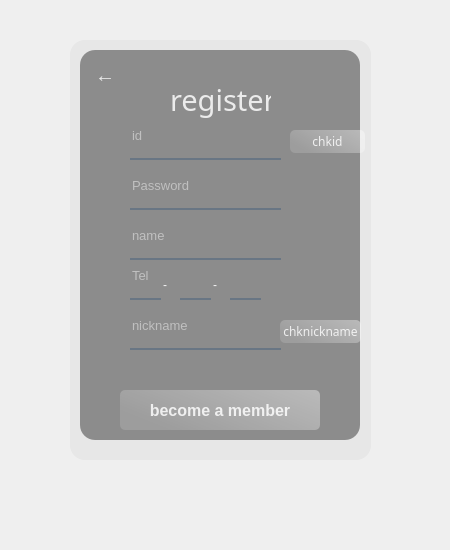
<?xml version="1.0" encoding="UTF-8"?>
<ui version="4.0">
 <class>Form</class>
 <widget class="QWidget" name="Form">
  <property name="geometry">
   <rect>
    <x>0</x>
    <y>0</y>
    <width>450</width>
    <height>550</height>
   </rect>
  </property>
  <property name="windowTitle">
   <string>Form</string>
  </property>
  <widget class="QWidget" name="widget" native="true">
   <property name="geometry">
    <rect>
     <x>30</x>
     <y>30</y>
     <width>370</width>
     <height>480</height>
    </rect>
   </property>
   <property name="styleSheet">
    <string notr="true">QPushButton#joinbtn{
	background-color: qlineargradient(spread:pad, x1:0, y1:0.505682, x2:1, y2:0, stop:0 rgba(255, 255, 255, 0.15), stop:1 rgba(255, 255, 255, 0.4));
	color:rgba(255,255,255,210);
	border-radius:5px;
}
QPushButton#joinbtn:hover{
	background-color: qlineargradient(spread:pad, x1:0, y1:0.505682, x2:1, y2:0, stop:0 rgba(255, 255, 255, 0.3), stop:1 rgba(255, 255, 255, 0.4));
}
QPushButton#joinbtn:pressed{
	padding-left:5px;
	padding-top:5px;
	background-color:rgba(105,118,132,200);
}
QPushButton#chkid{
	background-color: qlineargradient(spread:pad, x1:0, y1:0.505682, x2:1, y2:0, stop:0 rgba(255, 255, 255, 0.15), stop:1 rgba(255, 255, 255, 0.4));
	color:rgba(255,255,255,210);
	border-radius:5px;
}
QPushButton#chkid:hover{
	background-color: qlineargradient(spread:pad, x1:0, y1:0.505682, x2:1, y2:0, stop:0 rgba(255, 255, 255, 0.3), stop:1 rgba(255, 255, 255, 0.4));
}
QPushButton#chkid:pressed{
	padding-left:5px;
	padding-top:5px;
	background-color:rgba(105,118,132,200);
}
QPushButton#chknickname{
	background-color: qlineargradient(spread:pad, x1:0, y1:0.505682, x2:1, y2:0, stop:0 rgba(255, 255, 255, 0.15), stop:1 rgba(255, 255, 255, 0.4));
	color:rgba(255,255,255,210);
	border-radius:5px;
}
QPushButton#chknickname:hover{
	background-color: qlineargradient(spread:pad, x1:0, y1:0.505682, x2:1, y2:0, stop:0 rgba(255, 255, 255, 0.3), stop:1 rgba(255, 255, 255, 0.4));
}
QPushButton#chknickname:pressed{
	padding-left:5px;
	padding-top:5px;
	background-color:rgba(105,118,132,200);
}
QPushButton#backbtn{
	background-color: rgba(0,0,0,0);
	color:rgba(255,255,255,210);
	border-radius:5px;
}
QPushButton#backbtn:hover{
	background-color: qlineargradient(spread:pad, x1:0, y1:0.505682, x2:1, y2:0, stop:0 rgba(255, 255, 255, 0.3), stop:1 rgba(255, 255, 255, 0.4));
}
QPushButton#backbtn:pressed{
	padding-left:5px;
	padding-top:5px;
	background-color:rgba(105,118,132,200);
}
</string>
   </property>
   <widget class="QLabel" name="label">
    <property name="geometry">
     <rect>
      <x>40</x>
      <y>10</y>
      <width>300</width>
      <height>420</height>
     </rect>
    </property>
    <property name="styleSheet">
     <string notr="true">border-image: url(:/images/images/register.jpg);
border-radius:20px</string>
    </property>
    <property name="text">
     <string/>
    </property>
   </widget>
   <widget class="QLabel" name="label_2">
    <property name="geometry">
     <rect>
      <x>40</x>
      <y>10</y>
      <width>301</width>
      <height>420</height>
     </rect>
    </property>
    <property name="styleSheet">
     <string notr="true">background-color: qlineargradient(spread:pad, x1:0, y1:0, x2:0, y2:0, stop:0 rgba(0, 0, 0, 9), stop:0.375 rgba(0, 0, 0, 50),stop:0.835226 rgba(0,0,0,75));
border-radius: 15px</string>
    </property>
    <property name="text">
     <string/>
    </property>
   </widget>
   <widget class="QLabel" name="label_3">
    <property name="geometry">
     <rect>
      <x>50</x>
      <y>20</y>
      <width>280</width>
      <height>390</height>
     </rect>
    </property>
    <property name="styleSheet">
     <string notr="true">background-color:rgba(0,0,0,100);
border-radius:15px;</string>
    </property>
    <property name="text">
     <string/>
    </property>
   </widget>
   <widget class="QLabel" name="label_4">
    <property name="geometry">
     <rect>
      <x>140</x>
      <y>50</y>
      <width>101</width>
      <height>40</height>
     </rect>
    </property>
    <property name="font">
     <font>
      <family>Matura MT Script Capitals</family>
      <pointsize>22</pointsize>
      <weight>50</weight>
      <bold>false</bold>
     </font>
    </property>
    <property name="styleSheet">
     <string notr="true">color:rgba(255,255,255,210);</string>
    </property>
    <property name="text">
     <string>register</string>
    </property>
   </widget>
   <widget class="QLineEdit" name="id">
    <property name="geometry">
     <rect>
      <x>100</x>
      <y>90</y>
      <width>151</width>
      <height>40</height>
     </rect>
    </property>
    <property name="font">
     <font>
      <pointsize>10</pointsize>
     </font>
    </property>
    <property name="styleSheet">
     <string notr="true">background-color:rgba(0,0,0,0);
border:none;
border-bottom:2px solid rgba(105,118,132,255);
color:rgba(255,255,255,230);
padding-bottom:7px</string>
    </property>
    <property name="placeholderText">
     <string>id</string>
    </property>
   </widget>
   <widget class="QLineEdit" name="password">
    <property name="geometry">
     <rect>
      <x>100</x>
      <y>140</y>
      <width>151</width>
      <height>40</height>
     </rect>
    </property>
    <property name="font">
     <font>
      <pointsize>10</pointsize>
     </font>
    </property>
    <property name="styleSheet">
     <string notr="true">background-color:rgba(0,0,0,0);
border:none;
border-bottom:2px solid rgba(105,118,132,255);
color:rgba(255,255,255,230);
padding-bottom:7px</string>
    </property>
    <property name="echoMode">
     <enum>QLineEdit::Password</enum>
    </property>
    <property name="placeholderText">
     <string>Password</string>
    </property>
   </widget>
   <widget class="QPushButton" name="joinbtn">
    <property name="geometry">
     <rect>
      <x>90</x>
      <y>360</y>
      <width>200</width>
      <height>40</height>
     </rect>
    </property>
    <property name="font">
     <font>
      <pointsize>12</pointsize>
      <weight>75</weight>
      <bold>true</bold>
     </font>
    </property>
    <property name="styleSheet">
     <string notr="true"/>
    </property>
    <property name="text">
     <string>become a member</string>
    </property>
   </widget>
   <widget class="QLineEdit" name="tel1">
    <property name="geometry">
     <rect>
      <x>100</x>
      <y>230</y>
      <width>31</width>
      <height>40</height>
     </rect>
    </property>
    <property name="font">
     <font>
      <pointsize>10</pointsize>
     </font>
    </property>
    <property name="styleSheet">
     <string notr="true">background-color:rgba(0,0,0,0);
border:none;
border-bottom:2px solid rgba(105,118,132,255);
color:rgba(255,255,255,230);
padding-bottom:7px</string>
    </property>
    <property name="echoMode">
     <enum>QLineEdit::Password</enum>
    </property>
    <property name="placeholderText">
     <string>Tel</string>
    </property>
   </widget>
   <widget class="QLineEdit" name="nickname">
    <property name="geometry">
     <rect>
      <x>100</x>
      <y>280</y>
      <width>151</width>
      <height>40</height>
     </rect>
    </property>
    <property name="font">
     <font>
      <pointsize>10</pointsize>
     </font>
    </property>
    <property name="styleSheet">
     <string notr="true">background-color:rgba(0,0,0,0);
border:none;
border-bottom:2px solid rgba(105,118,132,255);
color:rgba(255,255,255,230);
padding-bottom:7px</string>
    </property>
    <property name="echoMode">
     <enum>QLineEdit::Normal</enum>
    </property>
    <property name="placeholderText">
     <string>nickname</string>
    </property>
   </widget>
   <widget class="QLineEdit" name="tel2">
    <property name="geometry">
     <rect>
      <x>150</x>
      <y>230</y>
      <width>31</width>
      <height>40</height>
     </rect>
    </property>
    <property name="font">
     <font>
      <pointsize>10</pointsize>
     </font>
    </property>
    <property name="styleSheet">
     <string notr="true">background-color:rgba(0,0,0,0);
border:none;
border-bottom:2px solid rgba(105,118,132,255);
color:rgba(255,255,255,230);
padding-bottom:7px</string>
    </property>
    <property name="echoMode">
     <enum>QLineEdit::Normal</enum>
    </property>
    <property name="placeholderText">
     <string/>
    </property>
   </widget>
   <widget class="QLineEdit" name="tel3">
    <property name="geometry">
     <rect>
      <x>200</x>
      <y>230</y>
      <width>31</width>
      <height>40</height>
     </rect>
    </property>
    <property name="font">
     <font>
      <pointsize>10</pointsize>
     </font>
    </property>
    <property name="styleSheet">
     <string notr="true">background-color:rgba(0,0,0,0);
border:none;
border-bottom:2px solid rgba(105,118,132,255);
color:rgba(255,255,255,230);
padding-bottom:7px</string>
    </property>
    <property name="echoMode">
     <enum>QLineEdit::Normal</enum>
    </property>
    <property name="placeholderText">
     <string/>
    </property>
   </widget>
   <widget class="QLabel" name="label_5">
    <property name="geometry">
     <rect>
      <x>130</x>
      <y>250</y>
      <width>16</width>
      <height>16</height>
     </rect>
    </property>
    <property name="styleSheet">
     <string notr="true">background-color:rgba(0,0,0,0);
border:none;

color:rgba(255,255,255,230);
padding-bottom:7px</string>
    </property>
    <property name="text">
     <string>-</string>
    </property>
   </widget>
   <widget class="QLabel" name="label_6">
    <property name="geometry">
     <rect>
      <x>180</x>
      <y>250</y>
      <width>16</width>
      <height>16</height>
     </rect>
    </property>
    <property name="styleSheet">
     <string notr="true">background-color:rgba(0,0,0,0);
border:none;

color:rgba(255,255,255,230);
padding-bottom:7px</string>
    </property>
    <property name="text">
     <string>-</string>
    </property>
   </widget>
   <widget class="QPushButton" name="chkid">
    <property name="geometry">
     <rect>
      <x>260</x>
      <y>100</y>
      <width>75</width>
      <height>23</height>
     </rect>
    </property>
    <property name="font">
     <font>
      <family>Arial Rounded MT Bold</family>
      <weight>50</weight>
      <bold>false</bold>
     </font>
    </property>
    <property name="text">
     <string>chkid</string>
    </property>
   </widget>
   <widget class="QPushButton" name="chknickname">
    <property name="geometry">
     <rect>
      <x>250</x>
      <y>290</y>
      <width>81</width>
      <height>23</height>
     </rect>
    </property>
    <property name="font">
     <font>
      <family>Arial Rounded MT Bold</family>
      <weight>50</weight>
      <bold>false</bold>
     </font>
    </property>
    <property name="text">
     <string>chknickname</string>
    </property>
   </widget>
   <widget class="QLineEdit" name="name">
    <property name="geometry">
     <rect>
      <x>100</x>
      <y>190</y>
      <width>151</width>
      <height>40</height>
     </rect>
    </property>
    <property name="font">
     <font>
      <pointsize>10</pointsize>
     </font>
    </property>
    <property name="styleSheet">
     <string notr="true">background-color:rgba(0,0,0,0);
border:none;
border-bottom:2px solid rgba(105,118,132,255);
color:rgba(255,255,255,230);
padding-bottom:7px</string>
    </property>
    <property name="echoMode">
     <enum>QLineEdit::Normal</enum>
    </property>
    <property name="placeholderText">
     <string>name</string>
    </property>
   </widget>
   <widget class="QPushButton" name="backbtn">
    <property name="geometry">
     <rect>
      <x>60</x>
      <y>30</y>
      <width>30</width>
      <height>30</height>
     </rect>
    </property>
    <property name="maximumSize">
     <size>
      <width>30</width>
      <height>30</height>
     </size>
    </property>
    <property name="font">
     <font>
      <pointsize>15</pointsize>
      <weight>75</weight>
      <bold>true</bold>
     </font>
    </property>
    <property name="text">
     <string>←</string>
    </property>
   </widget>
   <zorder>label_2</zorder>
   <zorder>label</zorder>
   <zorder>label_3</zorder>
   <zorder>label_4</zorder>
   <zorder>id</zorder>
   <zorder>password</zorder>
   <zorder>joinbtn</zorder>
   <zorder>tel1</zorder>
   <zorder>nickname</zorder>
   <zorder>tel2</zorder>
   <zorder>tel3</zorder>
   <zorder>label_5</zorder>
   <zorder>label_6</zorder>
   <zorder>chkid</zorder>
   <zorder>chknickname</zorder>
   <zorder>name</zorder>
   <zorder>backbtn</zorder>
  </widget>
 </widget>
 <resources>
  <include location="res.qrc"/>
 </resources>
 <connections>
  <connection>
   <sender>chkid</sender>
   <signal>clicked()</signal>
   <receiver>Form</receiver>
   <slot>chkid()</slot>
   <hints>
    <hint type="sourcelabel">
     <x>335</x>
     <y>138</y>
    </hint>
    <hint type="destinationlabel">
     <x>422</x>
     <y>149</y>
    </hint>
   </hints>
  </connection>
  <connection>
   <sender>chknickname</sender>
   <signal>clicked()</signal>
   <receiver>Form</receiver>
   <slot>chknickname()</slot>
   <hints>
    <hint type="sourcelabel">
     <x>348</x>
     <y>283</y>
    </hint>
    <hint type="destinationlabel">
     <x>418</x>
     <y>293</y>
    </hint>
   </hints>
  </connection>
  <connection>
   <sender>joinbtn</sender>
   <signal>clicked()</signal>
   <receiver>Form</receiver>
   <slot>getjoin()</slot>
   <hints>
    <hint type="sourcelabel">
     <x>275</x>
     <y>376</y>
    </hint>
    <hint type="destinationlabel">
     <x>425</x>
     <y>465</y>
    </hint>
   </hints>
  </connection>
 </connections>
 <slots>
  <slot>login()</slot>
  <slot>register()</slot>
  <slot>getjoin()</slot>
  <slot>chkid()</slot>
  <slot>chknickname()</slot>
 </slots>
</ui>
